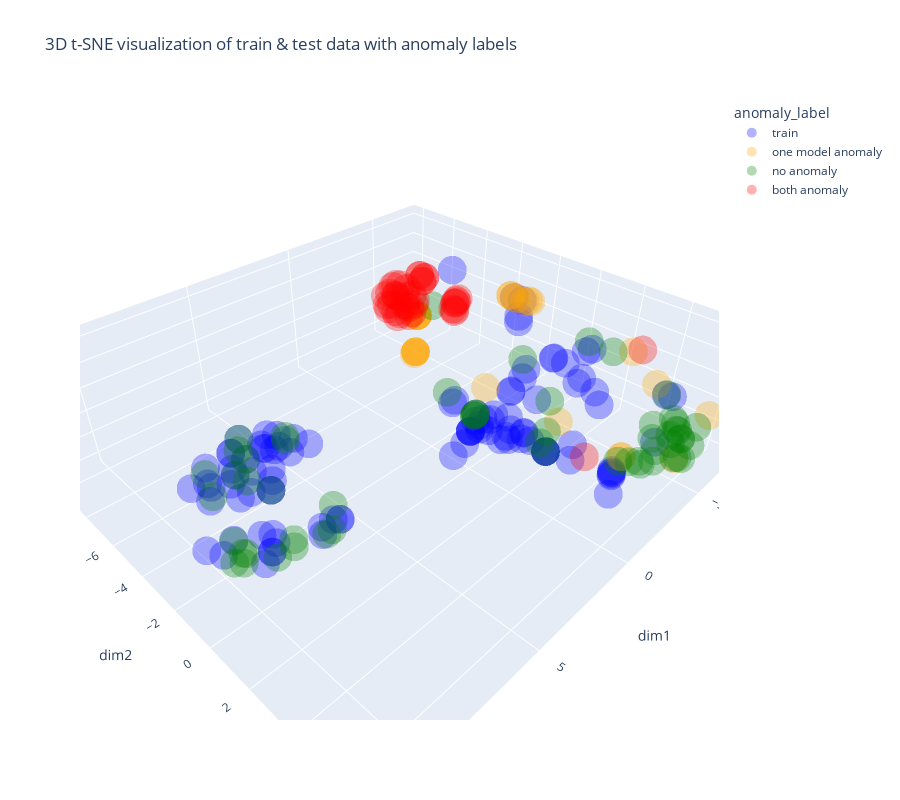

The notebook cell this image was saved under:
### Markdown cell above
Below is the same t-SNE visualisation in 3D. The extra dimension can sometimes reveal cluster structure that gets collapsed in 2D projections, and the interactive plot allows rotating the view to inspect the data from different angles.

### Code cell
tsne_3d = TSNE(n_components=3, perplexity=30, random_state=42, n_iter_without_progress=1000)
X_all_tsne_3d = tsne_3d.fit_transform(X_all)

X_train_tsne_3d = X_all_tsne_3d[:X_train.shape[0]]
X_test_tsne_3d = X_all_tsne_3d[X_train.shape[0]:]

# test data
df_test_3d = pd.DataFrame(X_test_tsne_3d, columns=["dim1", "dim2", "dim3"])
df_test_3d["anomaly_label"] = [
    get_label(s, i) for s, i in zip(svm_test_pred, iso_test_pred)
]
df_test_3d["uid"] = test_data["uid"].values
df_test_3d["id.resp_p"] = test_data["id.resp_p"].values

# train data
df_train_3d = pd.DataFrame(X_train_tsne_3d, columns=["dim1", "dim2", "dim3"])
df_train_3d["anomaly_label"] = "train"
df_train_3d["uid"] = train_data["uid"].values
df_train_3d["id.resp_p"] = train_data["id.resp_p"].values

df_tsne_3d = pd.concat([df_train_3d, df_test_3d], ignore_index=True)

fig_3d = px.scatter_3d(
    df_tsne_3d,
    x="dim1",
    y="dim2",
    z="dim3",
    color="anomaly_label",
    color_discrete_map={
        "train": "blue",
        "no anomaly": "green",
        "one model anomaly": "orange",
        "both anomaly": "red"
    },
    title="3D t-SNE visualization of train & test data with anomaly labels",
    hover_data={"uid": True, "id.resp_p": True},
    opacity=0.3
)

fig_3d.update_traces(marker=dict(size=10))
fig_3d.update_layout(
    height=800,
)

fig_3d.show()

### Figure 1 — Plotly figure (JSON) as saved in the notebook; plotly's stock layout.template omitted (floating-point values rounded to 4 significant figures; data arrays with more than 128 entries replaced by an {"elided": "..."} marker saying what was removed)
{"data": [{"customdata": {"elided": "102x2 mixed values"}, "hovertemplate": "anomaly_label=train<br>dim1=%{x}<br>dim2=%{y}<br>dim3=%{z}<br>uid=%{customdata[0]}<br>id.resp_p=%{customdata[1]}<extra></extra>", "legendgroup": "train", "marker": {"color": "blue", "opacity": 0.3, "size": 10, "symbol": "circle"}, "mode": "markers", "name": "train", "scene": "scene", "showlegend": true, "type": "scatter3d", "x": [10.25, 9.593, 7.575, 8.468, 8.459, 9.569, 8.588, 8.632, -1.989, -0.5789, -0.5492, -0.5804, 0.2627, -0.5626, -0.5989, -3.148, -1.488, -1.232, 8.127, 8.654, 8.327, 7.86, 9.374, 9.86, -3.641, -1.425, -3.003, -0.1922, -0.3727, -1.13, 9.341, 10.12, 8.632, 8.803, 8.459, 7.667, 6.546, 6.487, -1.051, 11.34, -6.992, -2.896, 9.76, 9.828, 9.761, 7.575, 10.24, -1.274, -1.619, -1.763, -1.13, -1.151, -2.166, -3.072, -2.314, -2.314, -2.314, -2.314, 0.4092, -0.2932, -0.1442, -1.97, 7.046, 6.482, 5.639, 0.0154, -1.291, 6.248, -0.4844, 6.636, 10.66, 10.98, -2.253, 6.724, 6.045, -2.236, 0.4212, -0.1369, -0.2895, -1.123, -1.122, 5.857, 9.966, 8.633, 8.362, -3.692, 9.694, 7.883, -2.954, 0.1109, -0.3343, 0.04092, -0.1304, -0.6438, -0.654, -0.642, -0.6406, -0.08267, -4.742, -3.11, -4.996, -5.379], "y": [-2.655, -2.847, 1.165, -2.257, -1.033, -2.819, -1.744, -2.817, 0.6476, 5.535, 5.557, 5.534, 1.749, 5.548, 5.515, 2.667, 3.932, 0.7263, -1.405, -2.853, 1.238, -1.813, -1.332, -2.111, -1.253, 0.3291, 2.615, 1.549, 5.678, 0.9485, -1.838, -1.798, -2.817, -1.633, -1.033, -3.876, -4.239, -4.19, -0.7097, -0.1398, -7.346, -0.4216, 0.6739, 1.05, 0.675, 1.165, 1.024, 4.287, 3.292, 1.53, 1.563, 1.544, 2.26, -0.5625, 1.88, 1.88, 1.88, 1.88, 0.6411, 0.1094, 0.02757, 0.7726, -2.465, -3.386, -2.72, -0.8456, 3.33, -3.994, 0.1043, -4.166, 0.215, 0.09479, 1.712, -3.622, -3.026, 1.696, 1.07, 0.7138, 0.7208, 0.7859, 0.8004, -3.6, 0.5888, -2.755, 1.287, -0.8987, 0.7218, 1.223, 2.557, 2.292, 2.384, -0.9994, -1.04, -0.5943, -0.5834, -0.5974, -0.5995, -0.3876, 5.044, 2.553, 5.183, 4.793], "z": [1.189, 0.8614, 0.6752, 1.544, 1.016, 1.51, 1.431, 1.569, 1.159, 0.2628, 0.1537, 0.2679, 0.1931, 0.203, 0.332, 2.755, 2.302, -0.2475, 0.9846, 0.9002, 0.9191, 1.047, 1.084, 1.331, 3.225, -1.641, -2.273, -0.3034, -0.4829, -0.6697, 1.307, 1.139, 1.569, 0.7662, 1.016, 1.034, -0.1895, -0.1967, -0.7302, 1.131, 1.298, 2.762, 0.5243, 1.224, 0.5245, 0.6757, 0.664, 2.052, 2.506, 0.6917, -0.4727, -0.5171, 2.416, 2.873, -1.869, -1.867, -1.868, -1.869, 0.01176, -0.4514, -0.2324, 1.593, 1.167, 0.8307, 0.3549, -2.297, 2.471, -0.2846, -0.2664, 0.0596, 1.315, 0.8594, 2.363, 0.8479, 0.6473, 2.346, 0.1672, 0.2005, 0.3437, 0.9981, 1.044, -0.3808, 1.287, 0.7041, 0.6757, 3.202, 1.22, 0.9125, 2.688, 0.2922, 0.0188, 0.195, 0.2052, -1.305, -1.313, -1.304, -1.303, -1.491, 1.157, -1.591, 1.027, -1.483]}, {"customdata": [["CF9VVu1vAvWE78HkF1", 443], ["C7bvit4YLpboA02B71", 443], ["CHTNtx4Fle9gvLfoDe", 4], ["CFtHkp1OboAxZmreoi", 443], ["CLfWhl4LNwbNxuP75c", 4], ["CLcQhW1SxpdlwFMcna", 57736], ["C4NXeo3k9I9F6W2swk", 443], ["CMiUg3fa4nsckqYh", 443], ["ClWzPf3oMl4uVjOMT3", 4], ["Czch711A3bfMwIhkpd", 5228], ["CTMMNp41aIoFWNGS7l", 443], ["CB5LlJ8vbIPKf578d", 4], ["CKbPzpWdWOGdrwMaj", 4], ["CUhwFI2YjMkHyGju97", 8000], ["CIrUMN3KNrQM1GRnU7", 8000], ["CsoUVu4Fhghm5bhjPi", 443], ["CDJdZD4p2nNj5M9357", 57736], ["ChwjLE3hGrc8M9TmMk", 443], ["CTR20RJdctfs2S6Vd", 4], ["CXk9dMG9XyeMdT6c", 443], ["COgrNhV07IbVLgDyg", 57736], ["CaStVq1Pbq8KOU84Ug", 4], ["CYLKkn2Rnl8tV76MRi", 8000], ["CXYOR91l3zR6DkwXc4", 5228], ["CWv0Vcp99wjubqe5l", 443]], "hovertemplate": "anomaly_label=one model anomaly<br>dim1=%{x}<br>dim2=%{y}<br>dim3=%{z}<br>uid=%{customdata[0]}<br>id.resp_p=%{customdata[1]}<extra></extra>", "legendgroup": "one model anomaly", "marker": {"color": "orange", "opacity": 0.3, "size": 10, "symbol": "circle"}, "mode": "markers", "name": "one model anomaly", "scene": "scene", "showlegend": true, "type": "scatter3d", "x": [-1.68, -3.564, -3.833, -2.728, -3.663, -3.904, -3.444, -3.444, -3.632, -3.907, -5.477, -3.637, -3.704, -4.29, -4.317, -3.444, -3.903, -4.603, -3.82, -3.444, -3.904, -3.637, -5.257, -3.907, -3.445], "y": [-0.8057, 4.023, -0.6066, 2.01, -1.126, -6.664, -6.299, -6.299, -1.263, -6.65, 5.655, -1.431, -0.7913, 4.05, 4.081, -6.299, -6.663, 4.659, -0.7082, -6.299, -6.663, -1.431, 6.537, -6.651, -6.374], "z": [0.1829, 3.041, 3.21, -0.5778, 3.213, 0.2948, -1.257, -1.257, 3.225, 0.305, -1.88, 3.248, 3.206, -2.023, -2.004, -1.257, 0.2946, 1.506, 3.214, -1.257, 0.2956, 3.248, 0.7399, 0.3051, -1.388]}, {"customdata": [["CIus7m9I8DcRDgV03", 53], ["CizSET1Lj8XzlMpzD5", 443], ["CWApfN3UTvjGLZyJKl", 53], ["CGolb645kmwKxfZxt7", 53], ["CXDHlA1iGWzdQS7LIc", 53], ["CmwWGt1PO1uaGODfjd", 53], ["CYEFZr4yOdql0M1oO6", 53], ["C9vurc2Yk07T7yT3G8", 53], ["CgEcRA4GoAPDj01OAf", 53], ["CCPThQ3CvFqPeFA8Pc", 53], ["CAo0w53bRBjFTncPtj", 443], ["CEVdaZ1J4gusOKXvRc", 443], ["CLo4FPSWnPif3c3Rl", 53], ["CzTA7g1DFXI1KTshme", 53], ["CsdYAm2EOAFybtCp6b", 443], ["CnW2ag0jlD1R5761c", 443], ["C4sGdL1uDrXYowov5l", 443], ["CKwfPy2GoRYlUeD35i", 8000], ["Cei99t36MqalrZDt81", 443], ["CyZHDt357HAmupBs1c", 443], ["CYdtPZ1B0XClu1s6oa", 53], ["CE4MFJ1RAv9jD7j8f4", 5228], ["C0Uxcf30mJ2Lq5wbX", 8000], ["C9tSxK3E9blgAvT9sj", 443], ["Cpl4DO1V4VtiWE0oBj", 8000], ["C4CGwj4LQYp5JlwjC7", 443], ["C02mhv37NfONtED6i9", 443], ["CGfv3P0afmXNki794", 53], ["CIFzkhNunTauYKWZe", 443], ["Cu9dLO3d0GWeYBLavc", 443], ["CnJ79x4juoPxV9NMW8", 8000], ["CtCYjh1iQvaBV7zgZ1", 8000], ["Ctq0ZM2pGM8l5HdQS6", 8000], ["CKXsYh3y0qnu6IP8bg", 443], ["CxiOjp3VtpNSThvdS7", 53], ["CoAD3A1x63MSoQbbbj", 53], ["C8sfl725CXwZxJA19", 443], ["C9x7S83q8VCbuVz4wl", 8000], ["Ccro1mS22D3jyUpff", 443], ["CIHpC12dfDgsNlCXy5", 443], ["CglIZy1UdDnXPL8Pg7", 443], ["ClA6P418lNNZe1ZeAa", 53], ["Cyw1E94W8FfeSPczJk", 53], ["C0jMGu1frh9ei1Wmqc", 53], ["CECH941TaCi426ROp8", 443], ["CoqeK14slRRWT3jSG3", 443], ["COs0MF2BvtxqwwWZBl", 53], ["C3qGIs31FfFuJTCsJ5", 443], ["CpQlXd1LM3lzSZ1a18", 443], ["CjHunXxX4zxwLRYT7", 57736], ["Ci1SH62mLUPecPJx5d", 443], ["CupYkjJ1BXaXaZk94", 443], ["CovR8F24TUZtn0RYGj", 53], ["Cmz3aX3s2GpoaPURW", 443], ["Cj4sBHa0s2uYpSCc3", 53], ["CokYEW2q0cjgDIE5Gi", 443]], "hovertemplate": "anomaly_label=no anomaly<br>dim1=%{x}<br>dim2=%{y}<br>dim3=%{z}<br>uid=%{customdata[0]}<br>id.resp_p=%{customdata[1]}<extra></extra>", "legendgroup": "no anomaly", "marker": {"color": "green", "opacity": 0.3, "size": 10, "symbol": "circle"}, "mode": "markers", "name": "no anomaly", "scene": "scene", "showlegend": true, "type": "scatter3d", "x": [8.459, -2.181, 8.633, 9.585, 8.519, 7.329, 8.141, 7.914, 8.206, 6.375, -3.333, -2.315, 8.468, 9.857, -3.506, -5.065, -5.719, -4.898, -5.462, -5.764, 10.46, -0.5882, -5.144, -5.555, -4.821, -0.9989, -1.122, 10.96, -1.689, -2.598, -4.556, -4.419, -4.171, -4.743, 10.66, 10.6, -4.774, -5.092, -5.796, -5.384, -5.028, 6.634, 9.931, 9.275, -5.211, -5.038, 9.241, -5.764, -5.024, -4.082, -1.121, -0.9713, 10.7, -2.262, 7.667, -4.776], "y": [-1.033, 0.4374, -2.755, -2.908, -2.268, 0.5614, 1.189, 1.178, -3.103, -3.052, 2.403, 1.88, -2.258, -2.127, 3.304, 5.001, 5.268, 5.961, 6.108, 5.598, 0.2371, -1.828, 6.268, 5.203, 5.881, -0.671, -0.8225, 0.6091, 1.955, 1.58, 4.705, 4.367, 4.023, 5.653, 0.8128, 0.4763, 4.688, 6.033, 5.394, 5.483, 5.035, -2.652, 1.198, 1.101, 4.644, 4.79, 1.071, 5.591, 4.951, -5.927, -0.8231, -0.655, 0.3113, 1.83, -3.876, 5.527], "z": [1.016, 1.782, 0.7042, 1.204, 0.6776, 0.6933, 0.4716, 0.4873, 1.271, 0.9045, 2.878, -1.865, 1.542, 0.9417, 2.762, -1.622, -0.4818, -1.32, -0.9722, -1.097, 0.6615, -0.01924, 0.1431, -0.2568, -1.335, -0.6781, -0.9028, 0.9208, -1.052, 0.2459, -2.021, -2.157, -2.184, -0.7459, 1.222, 0.5509, -2.311, -1.437, -0.8349, -0.5425, -2.097, 1.092, 0.8214, 0.6939, -0.6481, -1.122, 0.9388, -1.093, 0.9955, 1.002, -0.9026, -0.6716, 1.379, -0.8885, 1.034, -0.4265]}, {"customdata": [["C60KUBB1mWVgTHSli", 8000], ["C8QVv64L7m9Pcpq3d7", 8000], ["Cy8fPZ2zCP7rasvhg5", 8000], ["C0PFhIFGlyKYx7o43", 8000], ["C5xRuErcvFsJr30d1", 8000], ["CBpKqg4mytfufZvLLi", 8000], ["CdAch83rCMKFcC3Fli", 8000], ["CSAhOHKnHdnB2Q73", 8000], ["CCB1f51bXHx5BcAKBe", 8000], ["CNPVre20YbYQSMf7Ke", 8000], ["Cde9is2KxtOFabBbzl", 8000], ["ChjTGfCYX8iZHQor3", 8000], ["C70aPRt7qxD06fhwb", 8000], ["CziMkj0z43CeoNInk", 8000], ["CP61Y74whQS6dssUkb", 8000], ["CVdNxOOjc3Zq3d9Je", 8000], ["CzUDDK1vilgRnw4A0k", 8000], ["CwrUNR1GqXPX6txeig", 8000], ["C6AE8u2Tc7ql7ucWRg", 8000], ["CXgVhfoMMPPFhuNQj", 8000], ["CxNuD43JldfSlZSKS2", 8000], ["C0jBpYJfbrfwVjM5j", 8000], ["C0TAKK3WUGogNwKFEg", 8000], ["C3awF9SRj49Tyqm26", 8000], ["CmnwUO1jHiMvRxyCQ1", 8000], ["CdU3e740dG2zy9YoIa", 8000], ["CTwjVW2YRuobxyIfWl", 8000], ["CKXgAU3ds4M42sjdN2", 8000], ["ChiktV2JuORhUGIcn7", 8000], ["CtA8Yo4OqOxu5oYwEd", 8000], ["ClIlnU1NvzVSpYWooi", 8000], ["CVIw3B3M8bppM6xL82", 8000], ["CIFZON22bFsrYpPju1", 8000], ["CglHXT3xDOXBb070r4", 8000], ["ChkTa51Ta5ecXxvZp", 8000], ["CpLBJ01KLCZtfoF3P", 8000], ["C87Hmm4A4X0zugsEQ2", 8000], ["C9eDL02Z2TzomJlJCc", 8000], ["CXAp722KpCKULZQFR4", 8000], ["CMOi7B2zUW24plOiF3", 8000]], "hovertemplate": "anomaly_label=both anomaly<br>dim1=%{x}<br>dim2=%{y}<br>dim3=%{z}<br>uid=%{customdata[0]}<br>id.resp_p=%{customdata[1]}<extra></extra>", "legendgroup": "both anomaly", "marker": {"color": "red", "opacity": 0.3, "size": 10, "symbol": "circle"}, "mode": "markers", "name": "both anomaly", "scene": "scene", "showlegend": true, "type": "scatter3d", "x": [-6.784, -5.114, -6.315, -4.748, -4.97, -4.97, -5.915, -5.047, -5.524, -3.644, -3.389, -6.693, -7.122, -5.951, -5.258, -5.441, -4.819, -5.951, -7.196, -5.725, -5.16, -6.096, -6.456, -6.61, -6.401, -5.405, -5.496, -6.088, -6.797, -6.088, -6.962, -5.555, -5.914, -6.261, -6.456, -7.16, -6.019, -5.028, -5.969, -5.588], "y": [-6.915, -9.155, -9.101, -9.501, -9.123, -9.123, -8.779, -9.722, -10.12, 4.302, 2.998, -6.851, -7.009, -8.328, -9.618, -8.693, -8.993, -8.328, -7.185, -9.145, -8.667, -9.534, -8.626, -6.884, -9.384, -8.594, -9.953, -8.622, -6.824, -8.622, -7.051, -9.464, -8.939, -9.683, -8.626, -7.225, -9.967, -9.906, -9.822, -9.759], "z": [-0.6651, -1.159, -0.7055, -0.4986, 0.06363, 0.06363, -0.6413, -0.9089, -0.3575, 3.197, -2.111, -0.1564, -0.1174, 0.7372, 0.2651, -1.045, -0.7121, 0.7372, -0.3007, -0.2429, -0.3527, -1.097, 0.6791, -0.4462, -0.4841, -0.5337, -0.914, 0.9092, -0.1113, 0.9092, -0.6977, -1.278, -1.165, -0.195, 0.6792, -0.4458, -0.6951, -0.251, 0.04185, 0.2195]}], "layout": {"height": 800, "legend": {"title": {"text": "anomaly_label"}, "tracegroupgap": 0}, "scene": {"domain": {"x": [0, 1], "y": [0, 1]}, "xaxis": {"title": {"text": "dim1"}}, "yaxis": {"title": {"text": "dim2"}}, "zaxis": {"title": {"text": "dim3"}}}, "title": {"text": "3D t-SNE visualization of train & test data with anomaly labels"}}}
